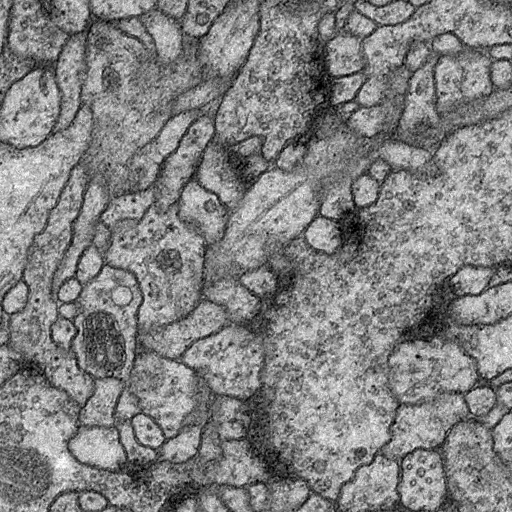
//> input picture Keras_unet/data/test/9.png, 512 x 512 px, given in place of 9.jpg, which was not available
$ ./源   (built with g++ and OpenCV 4)
//> lines starting //> are read from the running program, lines starting //| are printed output that depends on the picture; after the words box and inside, x2 and y2 are one past the last pixel; in counts of white or black regions, pixels touching at a corner belong together; pictures that were not available may be replaced by others from this repository, and a replacement may not be noted
#include "opencv2/opencv.hpp"
#include <iostream>
#include <string>
#include <vector>
#include <numeric>
#include <iterator>
#include <fstream>
#include <algorithm>
using namespace std;
using namespace cv;
void onmouse(int event, int x, int y, int flags, void* param);
int EntropySeg(Mat src);
Mat RegionGrow(Mat src, Point2i pt, int th);

vector<Point2i> mypoint;
int main(int argc, char* argv[])
{
	Mat srcImg = imread("9.jpg");
//> srcImg is the input picture: 512 rows x 512 cols, CV_8UC3; min 0, max 255, mean 129.8
	namedWindow("img", WINDOW_NORMAL);
	cvResizeWindow("img", 800, 800); //创建一个800*800大小的窗口

	/*去除下面字体*/
	Mat dstImg;
	dstImg = srcImg.clone();
	for (int row = srcImg.rows - 100; row < srcImg.rows; row++)
	{
		for (int col = 0; col < srcImg.cols; col++)
		{
			dstImg.at<Vec3b>(row, col)[0] = 0;
			dstImg.at<Vec3b>(row, col)[1] = 0;
			dstImg.at<Vec3b>(row, col)[2] = 0;
		}
	}
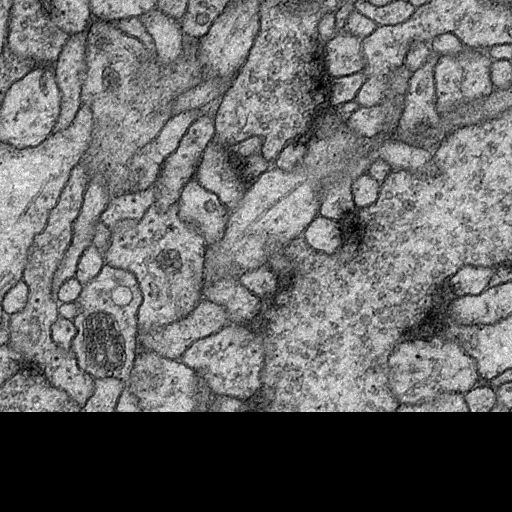
//> dstImg: 512 rows x 512 cols, CV_8UC3; 19.52% of pixels changed, all inside (x1, y1, x2, y2) = (0, 412, 512, 512)
	Mat src_gray;
	cvtColor(dstImg, src_gray, CV_RGB2GRAY);//灰度转换
	Mat HistImg;
	equalizeHist(src_gray, HistImg);
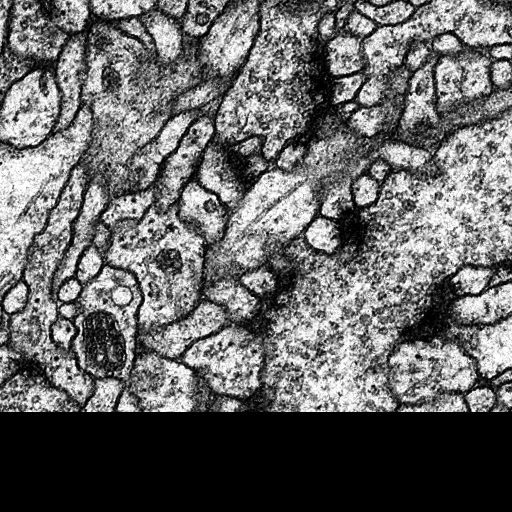
//> HistImg: 512 rows x 512 cols, CV_8UC1; min 0, max 255, mean 103.2
	Mat GaussianImg;
	GaussianBlur(HistImg, GaussianImg, Size(5, 5), 1);
	Mat element = getStructuringElement(MORPH_RECT, Size(5, 5));
	morphologyEx(GaussianImg, GaussianImg, MORPH_OPEN, element);  //开运算
	//namedWindow("GaussianImg", WINDOW_NORMAL);
	//imshow("GaussianImg", GaussianImg);
	//cvResizeWindow("GaussianImg", 500, 500); //创建一个500*500大小的窗口
	//Sobel算子
	Mat SobelImg;
	Mat grad_x, grad_y;
	Mat abs_grad_x, abs_grad_y;
	Sobel(GaussianImg, grad_x, CV_16S, 1, 0, 3, 1, 1, BORDER_DEFAULT);
	convertScaleAbs(grad_x, abs_grad_x);
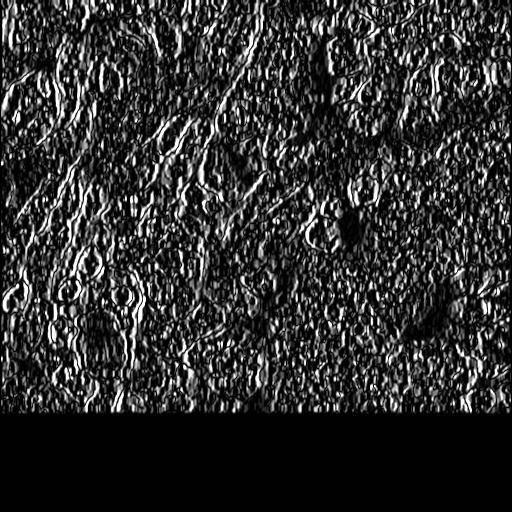
//> abs_grad_x: 512 rows x 512 cols, CV_8UC1; min 0, max 255, mean 48.6
	Sobel(GaussianImg, grad_y, CV_16S, 0, 1, 3, 1, 1, BORDER_DEFAULT);
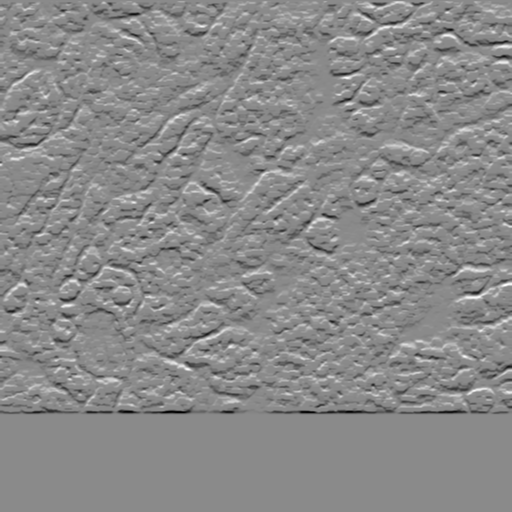
//> grad_y: 512 rows x 512 cols, CV_16SC1; min -619, max 523, mean -0.5; drawn with min black and max white
	convertScaleAbs(grad_y, abs_grad_y);
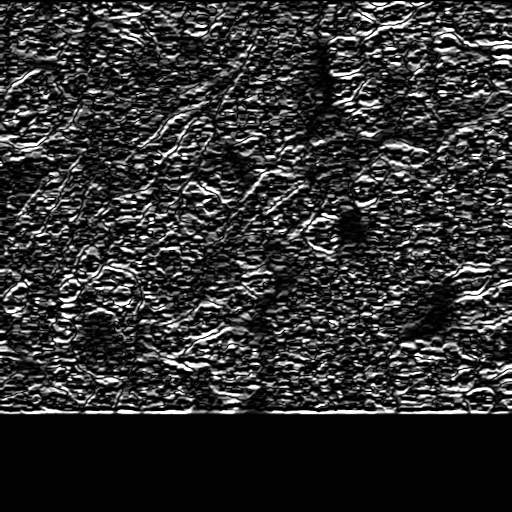
//> abs_grad_y: 512 rows x 512 cols, CV_8UC1; min 0, max 255, mean 48.7
	addWeighted(abs_grad_x, 0.5, abs_grad_y, 0.5, 0, SobelImg);
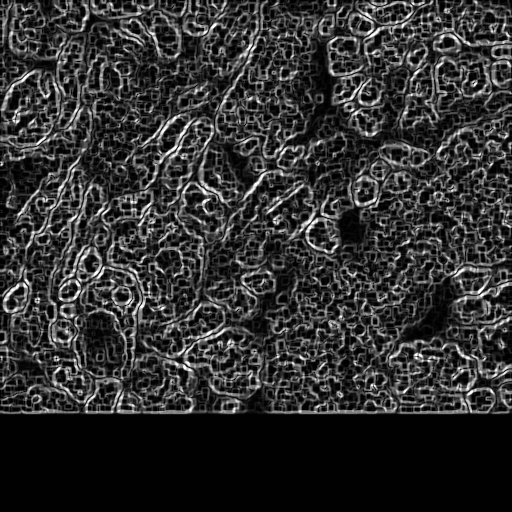
//> SobelImg: 512 rows x 512 cols, CV_8UC1; min 0, max 255, mean 48.6
	GaussianImg = GaussianImg + SobelImg;
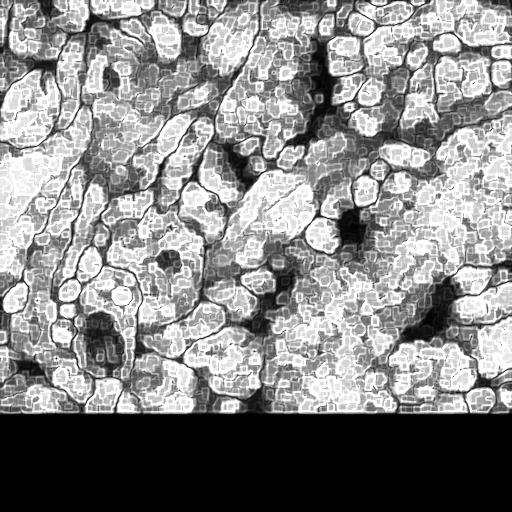
//> GaussianImg: 512 rows x 512 cols, CV_8UC1; min 0, max 255, mean 136.8
	// [4 lines of commented-out code are left out]
	int th;
	th = EntropySeg(GaussianImg);
//> the loop in EntropySeg, `for (int i = 0; i < src.rows; i++)` made 512 passes
//> TotalPixel on passes 1 to 3: 512, 1024, 1536
//> after the loop in EntropySeg, `for (int i = 0; i < src.rows; i++)`: TotalPixel = 262144; tbHist = 256 values, max 49674 at index 1, min 2 at index 0, mean 1024
//> the loop in EntropySeg, `for (int i = 0; i < 256; i++)` made 256 passes
//> (backTotal, Property, backEntropy, frontEntropy, maxEntropy) on passes 1, 3, 4, 5, 6, 7, 8, 9: (0, 0.111, 0, 4.61, 4.61), (49676, 0.137, 0.000448, 5.09, 5.09), (49709, 0.137, 0.00597, 5.09, 5.09), (49759, 0.137, 0.0139, 5.09, 5.1), (49823, 0.137, 0.0237, 5.09, 5.11), (49889, 0.137, 0.0338, 5.09, 5.12), (49985, 0.137, 0.0476, 5.08, 5.13), (50080, 0.137, 0.0613, 5.08, 5.14)
//> after the loop in EntropySeg, `for (int i = 0; i < 256; i++)`: Property = 1; backEntropy = 0; maxEntropy = 7.85; index = 162
//> th = 162
	Mat Growing;
	Mat Growing2(Size(srcImg.cols, srcImg.rows),CV_8UC1,Scalar(0,0,0));
	Point2i pt;
	namedWindow("Growing2", WINDOW_NORMAL);
	cvResizeWindow("Growing2", 500, 500); //创建一个500*500大小的窗口
	setMouseCallback("img", onmouse, &GaussianImg);//注册鼠标事件到“img”窗口，即使在该窗口下出现鼠标事件就执行onmouse函数的内容
//开始取点循环
	while (1)
	{
		imshow("img", GaussianImg);
		imwrite("img.jpg", GaussianImg);
		while (!mypoint.empty())
		{
			pt = mypoint.back();   //取出一个生长点进行生长
			mypoint.pop_back();	//弹出该生长点
			Growing = RegionGrow(GaussianImg, pt, th-40);
			morphologyEx(Growing, Growing, MORPH_OPEN, element);  //开运算
			morphologyEx(Growing, Growing, MORPH_CLOSE, element);  //闭运算
			bitwise_or(Growing, Growing2, Growing2);
		}
//> Growing2: 512 rows x 512 cols, CV_8UC1; every value is 0
		imshow("Growing2", Growing2);
		imwrite("Growing2.jpg", Growing2);
		if (waitKey(100) == 27)  //按下Esc跳出
//> the Esc key is pressed
			break;
	}
	// draw result
	vector<vector<Point>> contours;
	findContours(Growing2, contours, CV_RETR_EXTERNAL, CHAIN_APPROX_SIMPLE);

	vector<double> area; //用于计算细胞面积
	vector<vector<Point> > contours_poly(contours.size()); //近似后的轮廓点集
	vector<Rect> boundRect(contours.size()); //包围点集的最小矩形vector
	vector<RotatedRect> box(contours.size()); //定义最小外接矩形集合
	Point2f vertices[4];

	for (size_t t = 0; t < contours.size(); t++) {
		approxPolyDP(Mat(contours[t]), contours_poly[t], 3, true);      //对多边形曲线做适当近似，contours_poly[i]是输出的近似点集
		boundRect[t] = boundingRect(Mat(contours_poly[t]));         //计算并返回包围轮廓点集的最小矩形
		box[t] = minAreaRect(Mat(contours_poly[t]));  //计算每个轮廓最小外接矩形
		box[t].points(vertices);//获取矩形的四个点
		area.push_back(contourArea(contours[t]));
	}
	ofstream outfile;//输出数据
	outfile.open("1.csv", ios::out | ios::trunc);
	outfile << "长" << "," << "宽" << ","  << "面积" << endl;
	// 画包围的矩形框
	double L, W;  //定义长宽
	for (int i = 0; i< contours.size(); i++)
	{
		Scalar color = Scalar(0, 0, 255);
		rectangle(srcImg, boundRect[i].tl(), boundRect[i].br(), color, 10, 10, 0);              //画矩形，tl矩形左上角，br右上角
		//for (int i = 0; i < 4; i++)
		//	line(srcImg, vertices[i], vertices[(i + 1) % 4], Scalar(0, 0, 255));	//画最小矩形
		if (box[i].size.height>box[i].size.width)
		{
			L = box[i].size.height;
			W = box[i].size.width;
		}
		else
		{
			W = box[i].size.height;
			L = box[i].size.width;
		}
		outfile << L << "," << W  << "," << area[i] << endl;//输出最小矩形长宽面积
	}
	/// 显示在一个窗口
	namedWindow("Contours", WINDOW_NORMAL);
	imshow("Contours", srcImg);
	cvResizeWindow("Contours", 500, 500); //创建一个500*500大小的窗口
	imwrite("Contours.jpg", srcImg);
	waitKey(0);
	return 0;
}


// [13 lines left out: function onmouse, not called in this run]

int EntropySeg(Mat src)
{
	int tbHist[256] = { 0 };                                          //每个像素值个数
	int index = 0;                                                  //最大熵对应的灰度
	double Property = 0.0;                                          //像素所占概率
	double maxEntropy = -1.0;                                       //最大熵
	double frontEntropy = 0.0;                                      //前景熵
	double backEntropy = 0.0;                                       //背景熵
	//纳入计算的总像素数
	int TotalPixel = 0;
	int nCol = src.cols * src.channels();                           //每行的像素个数
	for (int i = 0; i < src.rows; i++)
	{
		uchar* pData = src.ptr<uchar>(i);
		for (int j = 0; j < nCol; ++j)
		{
			++TotalPixel;
			tbHist[pData[j]] += 1;
		}
	}

	for (int i = 0; i < 256; i++)
	{
		//计算背景像素数
		double backTotal = 0;
		for (int j = 0; j < i; j++)
		{
			backTotal += tbHist[j];
		}

		//背景熵
		for (int j = 0; j < i; j++)
		{
			if (tbHist[j] != 0)
			{
				Property = tbHist[j] / backTotal;
				backEntropy += -Property * logf((float)Property);
			}
		}
		//前景熵
		for (int k = i; k < 256; k++)
		{
			if (tbHist[k] != 0)
			{
				Property = tbHist[k] / (TotalPixel - backTotal);
				frontEntropy += -Property * logf((float)Property);
			}
		}

		if (frontEntropy + backEntropy > maxEntropy)    //得到最大熵
		{
			maxEntropy = frontEntropy + backEntropy;
			index = i;
		}
		//清空本次计算熵值
		frontEntropy = 0.0;
		backEntropy = 0.0;
	}
	Mat dst;
	//index += 20;
	return index;
}

// [38 lines left out: function RegionGrow, not called in this run]

$ run again, with Keras_unet/data/test/0.png copied over Keras_unet/data/test/9.png
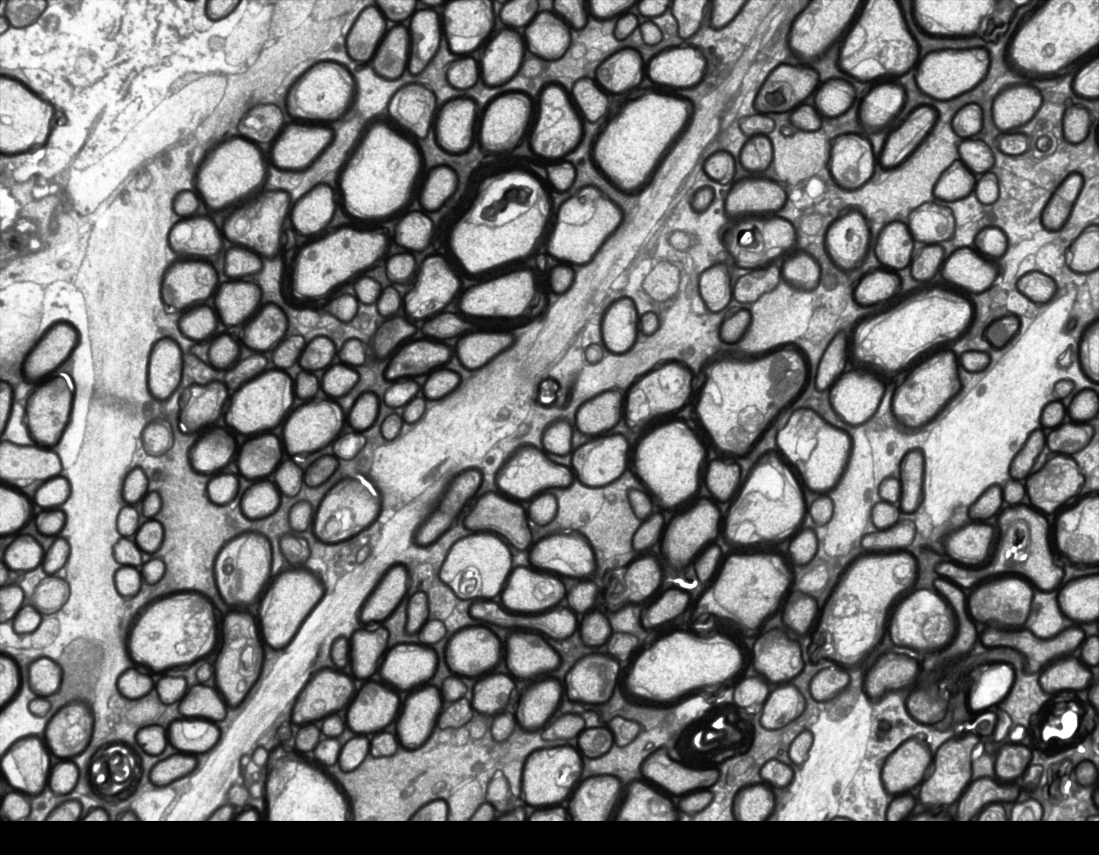
//> input picture Keras_unet/data/test/0.png, 3296 x 2563 px, given in place of 9.jpg, which was not available (shown at 1/3 size)
//> srcImg is the input picture: 2563 rows x 3296 cols, CV_8UC3; min 0, max 255, mean 126.8
//> `addWeighted(abs_grad_x, 0.5, abs_grad_y, 0.5, 0, SobelImg);`:
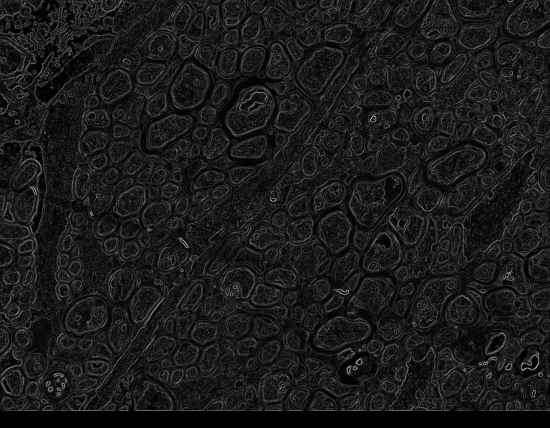
//> SobelImg: 2563 rows x 3296 cols, CV_8UC1 (shown at 1/6 size); min 0, max 255, mean 26.6
//> `GaussianImg = GaussianImg + SobelImg;`:
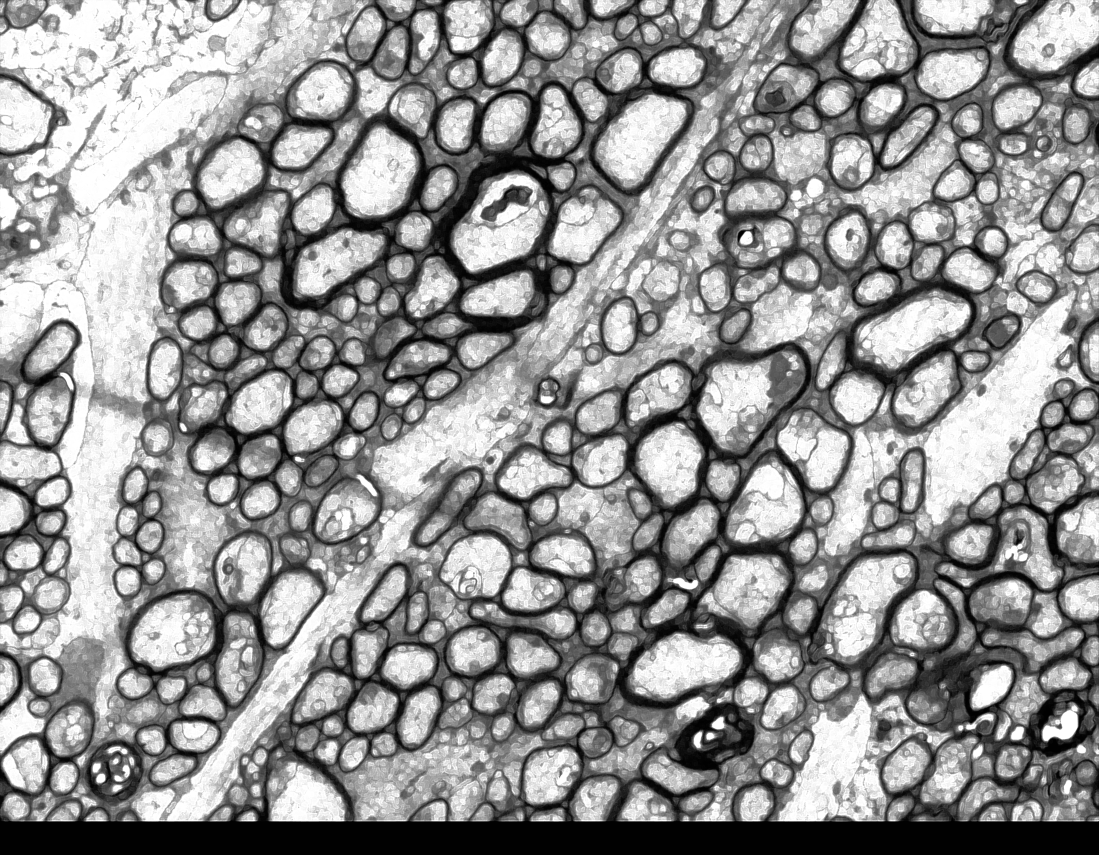
//> GaussianImg: 2563 rows x 3296 cols, CV_8UC1 (shown at 1/3 size); min 0, max 255, mean 147
//> the loop in EntropySeg, `for (int i = 0; i < src.rows; i++)` made 2563 passes
//> TotalPixel on passes 1 to 3: 3296, 6592, 9888
//> after the loop in EntropySeg, `for (int i = 0; i < src.rows; i++)`: TotalPixel = 8447648; tbHist = 256 values, max 618588 at index 255, min 214 at index 0, mean 32998.6
//> the loop in EntropySeg, `for (int i = 0; i < 256; i++)` made 256 passes
//> (backTotal, Property, backEntropy, frontEntropy, maxEntropy) on passes 1, 3, 4, 5, 6, 7, 8, 9: (0, 0.0732, 0, 5.31, 5.31), (325066, 0.0762, 0.00548, 5.35, 5.36), (330911, 0.0762, 0.0942, 5.35, 5.44), (337318, 0.0763, 0.186, 5.35, 5.53), (348080, 0.0764, 0.319, 5.34, 5.66), (364869, 0.0765, 0.491, 5.34, 5.83), (382352, 0.0767, 0.654, 5.34, 5.99), (399954, 0.0769, 0.806, 5.33, 6.14)
//> after the loop in EntropySeg, `for (int i = 0; i < 256; i++)`: Property = 1; backEntropy = 0; maxEntropy = 9.27; index = 130

$ run again, with Keras_unet/data/test/1.png copied over Keras_unet/data/test/9.png
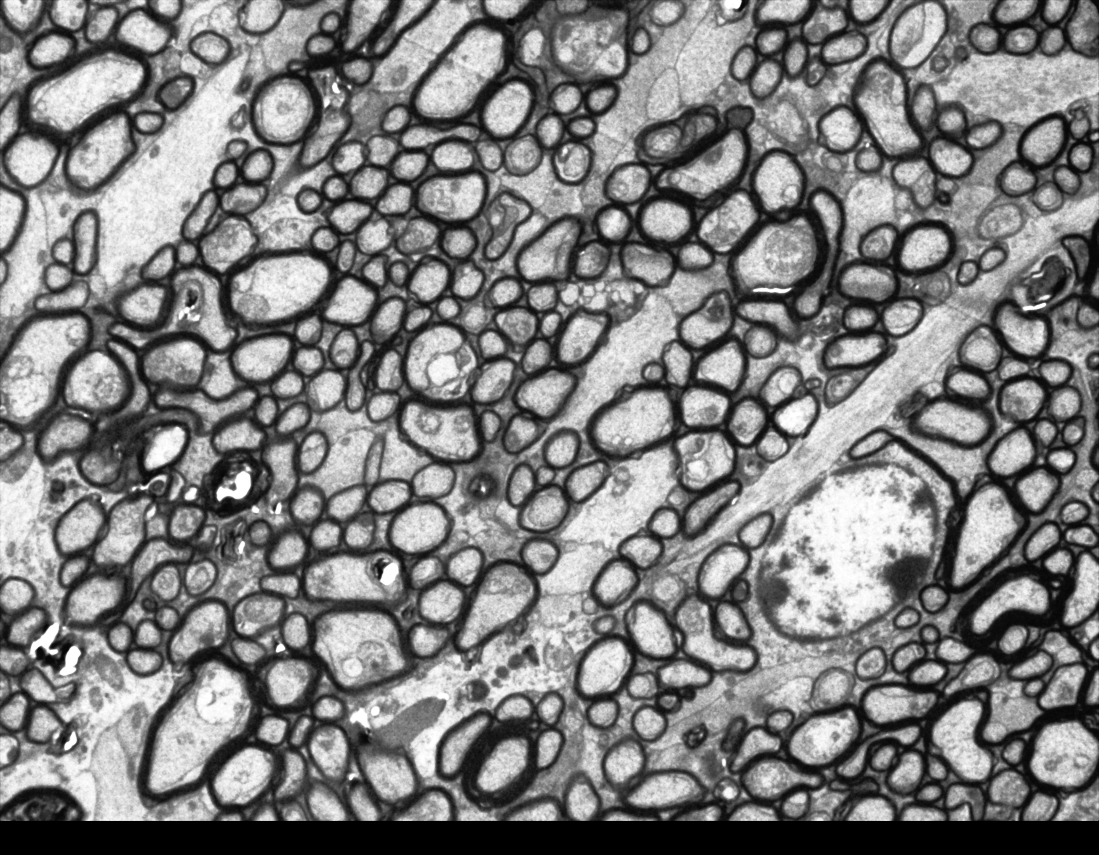
//> input picture Keras_unet/data/test/1.png, 3296 x 2563 px, given in place of 9.jpg, which was not available (shown at 1/3 size)
//> srcImg is the input picture: 2563 rows x 3296 cols, CV_8UC3; min 0, max 255, mean 126.4
//> `addWeighted(abs_grad_x, 0.5, abs_grad_y, 0.5, 0, SobelImg);`:
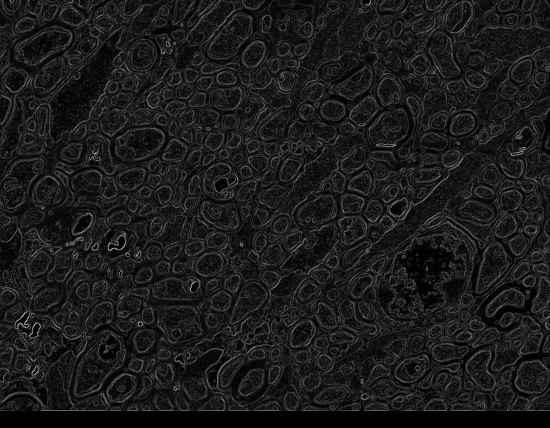
//> SobelImg: 2563 rows x 3296 cols, CV_8UC1 (shown at 1/6 size); min 0, max 255, mean 26.8
//> `GaussianImg = GaussianImg + SobelImg;`:
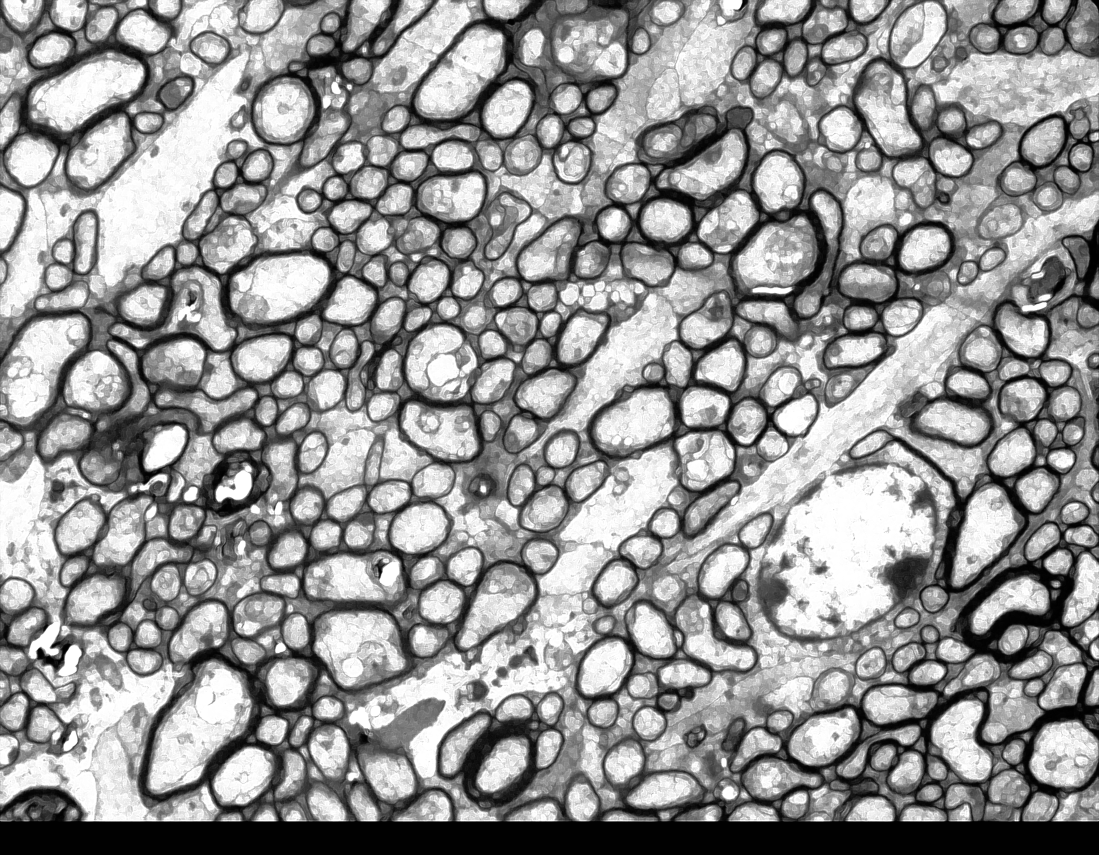
//> GaussianImg: 2563 rows x 3296 cols, CV_8UC1 (shown at 1/3 size); min 0, max 255, mean 147.6
//> the loop in EntropySeg, `for (int i = 0; i < src.rows; i++)` made 2563 passes
//> TotalPixel on passes 1 to 3: 3296, 6592, 9888
//> after the loop in EntropySeg, `for (int i = 0; i < src.rows; i++)`: TotalPixel = 8447648; tbHist = 256 values, max 548516 at index 255, min 307 at index 0, mean 32998.6
//> the loop in EntropySeg, `for (int i = 0; i < 256; i++)` made 256 passes
//> (backTotal, Property, backEntropy, frontEntropy, maxEntropy) on passes 1, 3, 4, 5, 6, 7, 8, 9: (0, 0.0649, 0, 5.33, 5.33), (327208, 0.0675, 0.00748, 5.37, 5.38), (335086, 0.0676, 0.119, 5.37, 5.49), (352488, 0.0678, 0.309, 5.37, 5.68), (366921, 0.0679, 0.463, 5.36, 5.83), (381937, 0.068, 0.611, 5.36, 5.97), (397962, 0.0681, 0.755, 5.36, 6.11), (413968, 0.0683, 0.889, 5.35, 6.24)
//> after the loop in EntropySeg, `for (int i = 0; i < 256; i++)`: Property = 1; backEntropy = 0; maxEntropy = 9.32; index = 131
